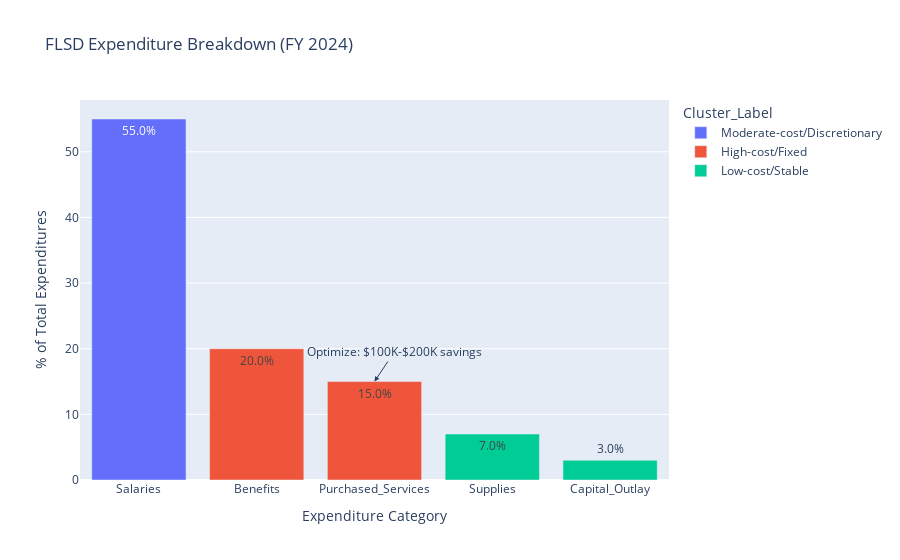

The notebook cell this image was saved under:
### Code cell
# Model 2: Expenditure Clustering Analysis
# Cluster expenditure categories to identify optimization targets (e.g., purchased services, supplies).

import pandas as pd
from sklearn.cluster import KMeans
import plotly.express as px

# Load expenditure data
exp_df = pd.read_csv('flsd_expenditures.csv')

# Prepare data for clustering
X = exp_df[['Amount', 'Growth_Rate']].values
kmeans = KMeans(n_clusters=3, random_state=42)
exp_df['Cluster'] = kmeans.fit_predict(X)

# Map clusters to labels
cluster_labels = {0: 'High-cost/Fixed', 1: 'Moderate-cost/Discretionary', 2: 'Low-cost/Stable'}
exp_df['Cluster_Label'] = exp_df['Cluster'].map(cluster_labels)

# Calculate percentage of total expenditures
exp_df['Percentage'] = (exp_df['Amount'] / exp_df['Amount'].sum()) * 100

# Create Plotly bar chart
fig = px.bar(
    exp_df,
    x='Category',
    y='Percentage',
    color='Cluster_Label',
    text='Percentage',
    title='FLSD Expenditure Breakdown (FY 2024)',
    labels={'Percentage': '% of Total Expenditures'},
    hover_data={'Amount': ':.2f', 'Growth_Rate': ':.2%'}
)
fig.update_traces(texttemplate='%{text:.1f}%', textposition='auto')
fig.add_annotation(
    x='Purchased_Services',
    y=exp_df[exp_df['Category'] == 'Purchased_Services']['Percentage'].iloc[0],
    text='Optimize: $100K-$200K savings',
    showarrow=True,
    arrowhead=2,
    ax=20,
    ay=-30
)
fig.update_layout(
    xaxis_title='Expenditure Category',
    yaxis_title='% of Total Expenditures',
    showlegend=True
)
fig.show()

# Save as HTML
fig.write_html('flsd_expenditures.html')

### Figure 1 — Plotly figure (JSON) as saved in the notebook; plotly's stock layout.template omitted (floating-point values rounded to 4 significant figures)
{"data": [{"alignmentgroup": "True", "customdata": [[8.014, 0.03]], "hovertemplate": "Cluster_Label=Moderate-cost/Discretionary<br>Category=%{x}<br>% of Total Expenditures=%{text}<br>Amount=%{customdata[0]:.2f}<br>Growth_Rate=%{customdata[1]:.2%}<extra></extra>", "legendgroup": "Moderate-cost/Discretionary", "marker": {"color": "#636efa", "pattern": {"shape": ""}}, "name": "Moderate-cost/Discretionary", "offsetgroup": "Moderate-cost/Discretionary", "orientation": "v", "showlegend": true, "text": [55.0], "textposition": "auto", "texttemplate": "%{text:.1f}%", "type": "bar", "x": ["Salaries"], "xaxis": "x", "y": [55.0], "yaxis": "y"}, {"alignmentgroup": "True", "customdata": [[2.914, 0.05], [2.186, 0.03]], "hovertemplate": "Cluster_Label=High-cost/Fixed<br>Category=%{x}<br>% of Total Expenditures=%{text}<br>Amount=%{customdata[0]:.2f}<br>Growth_Rate=%{customdata[1]:.2%}<extra></extra>", "legendgroup": "High-cost/Fixed", "marker": {"color": "#EF553B", "pattern": {"shape": ""}}, "name": "High-cost/Fixed", "offsetgroup": "High-cost/Fixed", "orientation": "v", "showlegend": true, "text": [20.0, 15.0], "textposition": "auto", "texttemplate": "%{text:.1f}%", "type": "bar", "x": ["Benefits", "Purchased_Services"], "xaxis": "x", "y": [20.0, 15.0], "yaxis": "y"}, {"alignmentgroup": "True", "customdata": [[1.02, 0.03], [0.4371, 0]], "hovertemplate": "Cluster_Label=Low-cost/Stable<br>Category=%{x}<br>% of Total Expenditures=%{text}<br>Amount=%{customdata[0]:.2f}<br>Growth_Rate=%{customdata[1]:.2%}<extra></extra>", "legendgroup": "Low-cost/Stable", "marker": {"color": "#00cc96", "pattern": {"shape": ""}}, "name": "Low-cost/Stable", "offsetgroup": "Low-cost/Stable", "orientation": "v", "showlegend": true, "text": [7.0, 3.0], "textposition": "auto", "texttemplate": "%{text:.1f}%", "type": "bar", "x": ["Supplies", "Capital_Outlay"], "xaxis": "x", "y": [7.0, 3.0], "yaxis": "y"}], "layout": {"annotations": [{"arrowhead": 2, "ax": 20, "ay": -30, "showarrow": true, "text": "Optimize: $100K-$200K savings", "x": "Purchased_Services", "y": 15.0}], "barmode": "relative", "legend": {"title": {"text": "Cluster_Label"}, "tracegroupgap": 0}, "showlegend": true, "title": {"text": "FLSD Expenditure Breakdown (FY 2024)"}, "xaxis": {"anchor": "y", "domain": [0, 1], "title": {"text": "Expenditure Category"}}, "yaxis": {"anchor": "x", "domain": [0, 1], "title": {"text": "% of Total Expenditures"}}}}
